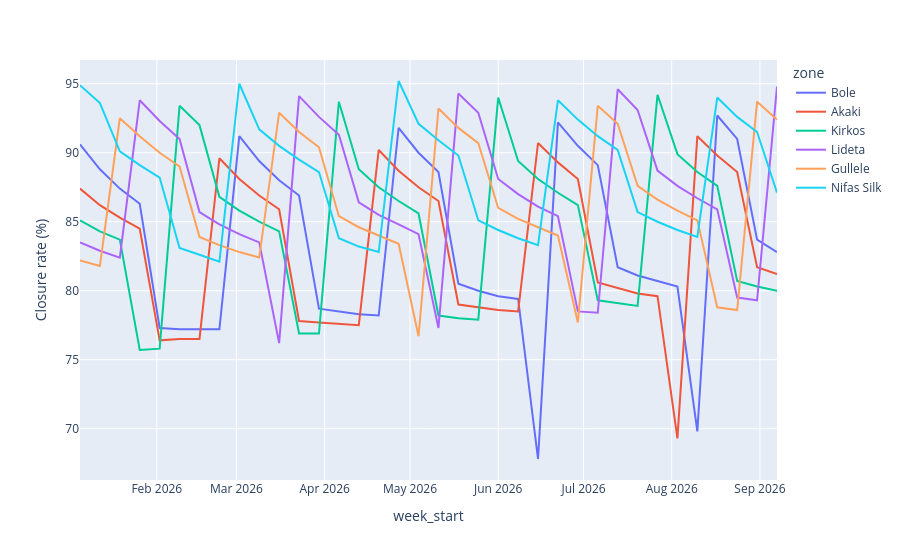

Here is the notebook cell this chart was saved with:
### Code cell
fig = px.line(s, x='week_start',
y='closure_rate_pct',
color='zone')
fig.update_yaxes(title='Closure rate (%)')
fig.show()
